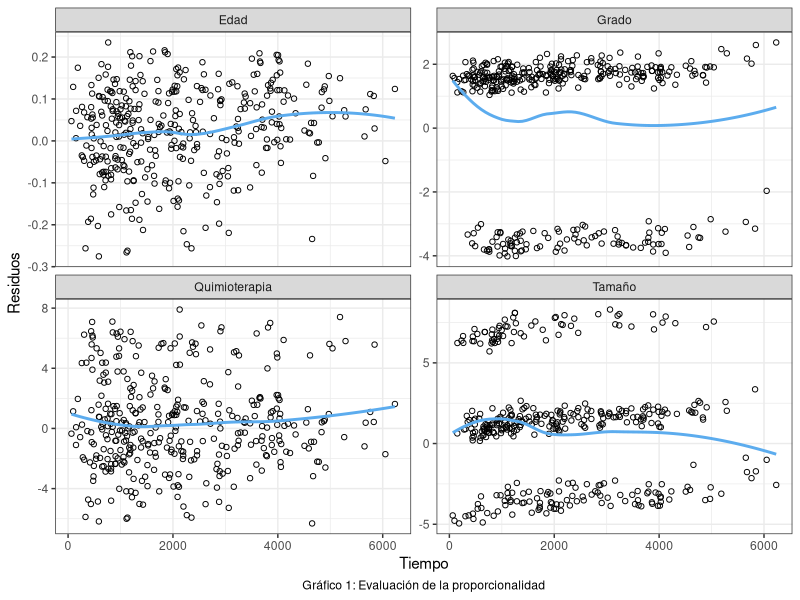
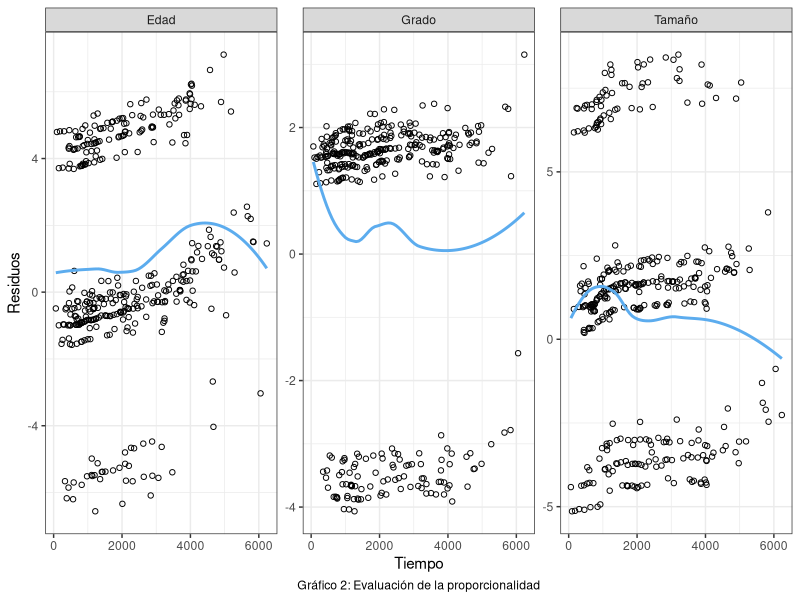

The R source for these figures, in order:
## ---- chunk 1
knitr::opts_chunk$set(warning = FALSE, message = FALSE, echo = FALSE)
## ---- chunk 2
library(tidyverse)
library(gridExtra)
library(survival)  # Para el ajuste de modelos de Cox 
library(survminer) # Crear gráficos con la función ggsurvplot()
library(lmtest) # Para calcular la significancia de los Beta 
library(corrplot) #Para el gráfico de correlaciones

datos <- rotterdam %>%
  filter(year <= 1985) %>%
  select(-c(nodes, rtime, recur))

datos$grade <- as.factor(datos$grade)
## ---- chunk 3
#Modelo sin covariables
modelo_nulo <- coxph(Surv(dtime, death) ~ 1, ties = "breslow", data = datos)
loglik_nulo <- modelo_nulo$loglik

#Modelos con una sola variable:
# 1) Edad:
modelo_edad <- coxph(Surv(dtime, death) ~ age, ties = "breslow",
                     data = datos)

loglik_edad <- modelo_edad$loglik[2]

#Comparación del modelo con el modelo nulo

lrtest(modelo_nulo, modelo_edad) # Test significativo


# 2) Menopausia
modelo_meno <- coxph(Surv(dtime, death) ~ meno, ties = "breslow",
                     data = datos)

loglik_meno <- modelo_meno$loglik[2]

#Comparo con el modelo nulo:
lrtest(modelo_nulo, modelo_meno) # Test significativo


# 3) Terapia hormonal:
modelo_hormon <- coxph(Surv(dtime, death) ~ hormon, ties = "breslow",
                       data = datos)

#Comparo con el modelo nulo:
lrtest(modelo_nulo, modelo_hormon) # Test no significativo


# 4) Quimioterapia:
modelo_chemo <- coxph(Surv(dtime, death) ~ chemo, ties = "breslow", data = datos)


#Comparo con el modelo nulo:
lrtest(modelo_nulo, modelo_chemo) # Test no significativo


# 5) Receptores de progesterona:
modelo_pgr <- coxph(Surv(dtime, death) ~ pgr, ties = "breslow",
                    data = datos)


# Comparo con el modelo nulo:
lrtest(modelo_nulo, modelo_pgr)  # Test no significativo


# 6) Receptores de estrógeno:
modelo_er <- coxph(Surv(dtime, death) ~ er, ties = "breslow",
                   data = datos)


#Comparo con el modelo nulo:
lrtest(modelo_nulo, modelo_er)  # Test significativo



# 7) Grado de diferenciación:
modelo_grade <- coxph(Surv(dtime, death) ~ grade, ties = "breslow",
                      data = datos)


# Compraro con el modelo nulo:
lrtest(modelo_nulo, modelo_grade)  #Test significativo


# 8) Tamaño del tumor:
modelo_size <- coxph(Surv(dtime, death) ~ size, ties = "breslow",
                     data = datos)


#Comparación con el modelo nulo:
lrtest(modelo_nulo, modelo_size) #Test significativo

# En resumen, resultaron significativos: edad, menopausia, receptores de estrógeno, grado de diferenciación y tamaño del tumor.
## ---- chunk 4
#Se define el modelo con las variables importantes:
modelo1 <- coxph(Surv(dtime, death) ~ age + meno + er + grade + size,
                 ties = "breslow", data = datos)

# Para cada variable importante, comparamos el modelo 1 contra un modelo que no contenga la variable de interés y así evaluamos su significancia

# 1) Variable Edad
modelo_sin_age <- coxph(Surv(dtime, death) ~ meno + er + grade + size,
                        ties = "breslow", data = datos)

lrtest(modelo_sin_age, modelo1) # Test significativo

# 2) Variable Menopausia
modelo_sin_meno <- coxph(Surv(dtime, death) ~ age + er + grade + size,
                         ties = "breslow", data = datos)

lrtest(modelo_sin_meno, modelo1) # Test no significativo

# 3) Variable Receptores de estrógeno
modelo_sin_er <- coxph(Surv(dtime, death) ~ age + meno + grade + size,
                       ties = "breslow", data = datos)

lrtest(modelo_sin_er, modelo1) # Test no significativo

# 4) Variable Grade
modelo_sin_grade <- coxph(Surv(dtime, death) ~ age + meno + er + size,
                          ties = "breslow", data = datos)

lrtest(modelo_sin_grade, modelo1) # Test significativo

# 5) Variable Size
modelo_sin_size <- coxph(Surv(dtime, death) ~ age + meno + er + grade,
                         ties = "breslow", data = datos)

lrtest(modelo_sin_size, modelo1) # Test significativo

# En resumen, las variables que resultaron significativas en un modelo que contiene la edad, menopausia, receptores de estrógeno, grado y tamaño del tumor son: edad, grado y tamaño del tumor.
## ---- chunk 5
# Modelo con las variables significativas hasta el momento
modelo2 <- coxph(Surv(dtime, death) ~ age + grade + size, ties = "breslow",
                 data = datos)

# Para evaluar la significancia de las covariables que descartamos en la primer etapa de la selección,comparamos el modelo 2 contra un modelo que contenga sus mismas variables más cada una de las covariables.

# 1) Variable "Tratamiento hormonal"
modelo2_con_hormon <- coxph(Surv(dtime, death) ~ age + grade + size +
                              hormon, ties = "breslow", data = datos)
 
 lrtest(modelo2, modelo2_con_hormon) # Test no significativo
 
# 2) Variable Quimioterapia
modelo2_con_chemo <- coxph(Surv(dtime, death) ~ age + grade + size + chemo,
                           ties = "breslow", data = datos)
 
lrtest(modelo2, modelo2_con_chemo) # Test significativo

# 3) Variable Receptores de progesterona:
modelo2_con_pgr <- coxph(Surv(dtime, death) ~ age + grade + size + pgr, 
                         ties = "breslow", data = datos)
 
lrtest(modelo2, modelo2_con_pgr) #No es significativa

# En resumen, el efecto de la Quimioterapia es significativo en un modelo que incluye también a la edad y el grado y tamaño del tumor. Tratamiento hormonal y Receptores de Progesterona siguen sin ser significativos.

# Llamamos "modelo 3" a nuestro nuevo modelo
modelo3 <- coxph(Surv(dtime, death) ~ age + chemo + grade + size,
                 ties = "breslow", data = datos)
## ---- chunk 6

#Interaccion Edad-Quimioterapia
modelo_int1 <- coxph(Surv(dtime, death) ~ age + chemo +  grade + size + age*chemo,
                     ties = "breslow", data = datos)

lrtest(modelo3, modelo_int1) #Test no significativo


#Interacción Edad-Grado
modelo_int2 <- coxph(Surv(dtime, death) ~ age + chemo +  grade + size + age*grade,
                     ties = "breslow", data = datos)

lrtest(modelo3, modelo_int2) #Test no significativo


#Interacción Edad-Tamaño:
modelo_int3 <- coxph(Surv(dtime, death) ~ age + chemo +  grade + size + age*size,
                     ties = "breslow", data = datos)

lrtest(modelo3, modelo_int3) #Test no significativo


#Interacción Quimioterapia-Grado:
modelo_int4 <- coxph(Surv(dtime, death) ~ age + chemo +  grade + size + chemo*grade,
                     ties = "breslow", data = datos)

lrtest(modelo3, modelo_int4) #Test no significativo


#Interacción Quimioterapia-Tamaño:
modelo_int5 <- coxph(Surv(dtime, death) ~ age + chemo +  grade + size + chemo*size,
                     ties = "breslow", data = datos)

lrtest(modelo3, modelo_int5) #Test no significativo


#Interacción Grado-Tamaño:
modelo_int6 <- coxph(Surv(dtime, death) ~ age + chemo +  grade + size + grade*size,
                     ties = "breslow", data = datos)

lrtest(modelo3, modelo_int6) #Test no significativo

## ---- chunk 7
# Variable Edad
datos2 <- datos %>% 
  mutate(
    age_d1 = ifelse(age >= 40 & age < 50, 1, 0),
    age_d2 = ifelse(age >= 50 & age < 70, 1, 0),
    age_d3 = ifelse(age >= 70, 1, 0)
  ) %>% 
  mutate(
    age_factor = case_when(
      age < 40 ~ 1,
      age >= 40 & age < 50 ~ 2,
      age >= 50 & age < 70 ~ 3,
      age >= 70 ~ 4
    )
  )

modelo3_edad_dummie <- coxph(Surv(dtime, death) ~ age_d1 + age_d2 + age_d3
                             + chemo + grade + size, ties = "breslow",
                             data = datos2)

modelo3_edad_factor <- coxph(Surv(dtime, death) ~ age_factor + chemo + grade + size, ties = "breslow", data = datos2)

lrtest(modelo3_edad_factor, modelo3_edad_dummie) # Test no significativo
## ---- chunk 8
#H_0)Los hazards son proporcionales
test <- cox.zph(modelo3)
## ---- chunk 9
#Convertimos la información de "test" en datos que puedan usarse en ggplot()
time <- test$time
residuals <- as.data.frame(test$y)
variables <- c("Edad", "Quimioterapia", "Grado", "Tamaño")

data <- data.frame(
  time = rep(time, ncol(residuals)),
  residuals =as.vector(as.matrix(residuals)),
  variable = rep(variables, each = length(time))
)

#Gráfico de residuos
ggplot(data = data, aes(x = time, y = residuals)) +
  geom_point(pch = 21, color = "black") +
  geom_smooth(method = "loess", se = F, color = "steelblue2") +
  facet_wrap(~variable, scales = "free_y")+
  labs(x = "Tiempo", y = "Residuos", caption = "Gráfico 1: Evaluación de la proporcionalidad") +
  theme_bw() +
  theme(plot.caption = element_text(hjust = 0.5))
## ---- chunk 10
modelo_estrat <- coxph(Surv(dtime, death) ~ as.factor(age_factor) + strata(chemo) + grade + size
                       ,ties = "breslow", data = datos2)
test2 <- cox.zph(modelo_estrat)
## ---- chunk 11
#Convertimos la información de "test2" en datos que puedan usarse en ggplot()
time <- test2$time
residuals <- as.data.frame(test2$y)
variables <- c("Edad", "Grado", "Tamaño")

data <- data.frame(
  time = rep(time, ncol(residuals)),
  residuals =as.vector(as.matrix(residuals)),
  variable = rep(variables, each = length(time))
)

#Gráfico de residuos
ggplot(data = data, aes(x = time, y = residuals)) +
  geom_point(pch = 21, color = "black") +
  geom_smooth(method = "loess", se = F, color = "steelblue2") +
  facet_wrap(~variable, scales = "free_y")+
  labs(x = "Tiempo", y = "Residuos", caption = "Gráfico 2: Evaluación de la proporcionalidad") +
  theme_bw() +
  theme(plot.caption = element_text(hjust = 0.5))
